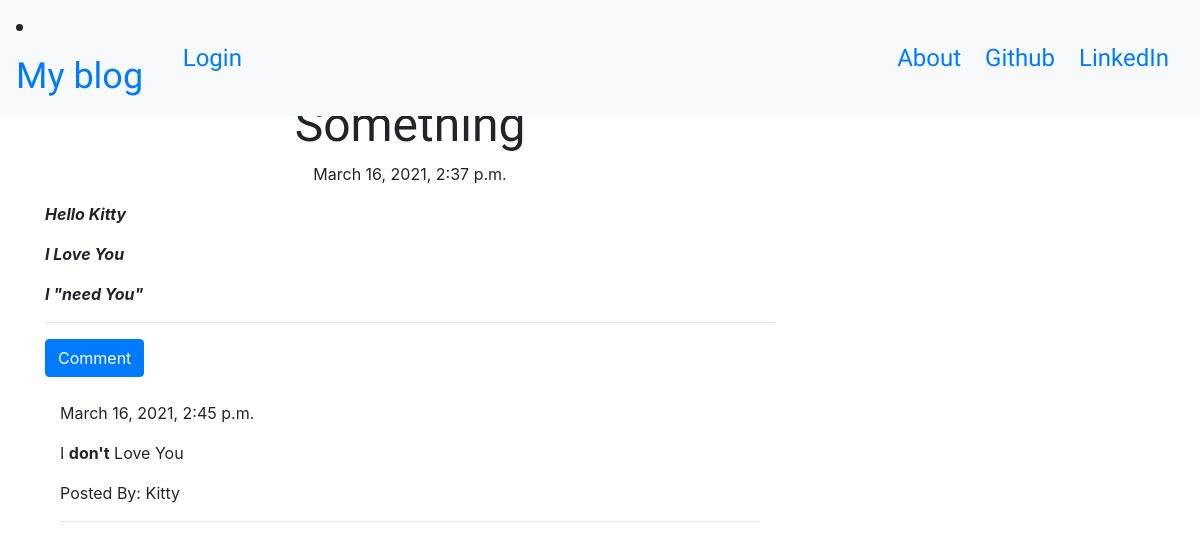
/post/1, run on an earlier commit of the app's database.
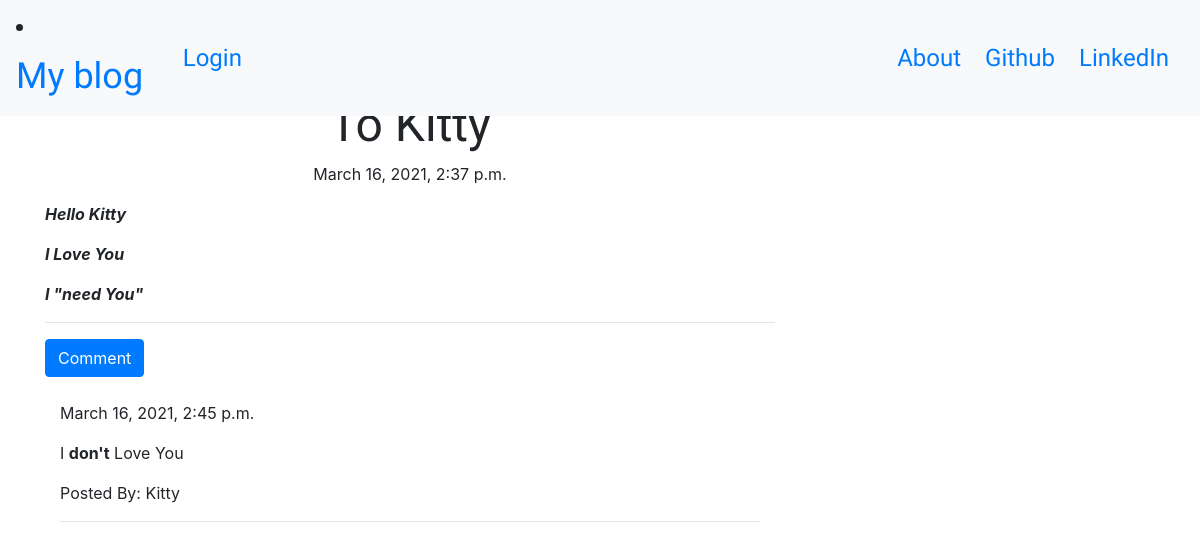
And on a later commit of the database.
### blog/models.py (models this page shows, shortened)
class Post(models.Model):
    author = models.ForeignKey('auth.User', on_delete=models.CASCADE)
    title = models.CharField(max_length=200)
    text = models.TextField()
    create_date = models.DateTimeField(default=timezone.now)
    published_date = models.DateTimeField(blank=True, null=True)

### blog/views.py (the view)
# urls.py: re_path(r'^(?P<pk>[\d]+)$', views.PostDetailView.as_view(), name='post_detail'),                # post Detail view
class PostDetailView(DetailView):
    model = models.Post

### blog/templates/blog/post_detail.html (shortened to what this page needs)
{% extends "blog/base.html" %}
{% block content %}
<br><br><br><br>
<h1 class="posttitle loader">{{ post.title }}</h1>
{% if post.published_date %}
    <div class="date postdate">
        {{ post.published_date }}
    </div>
{% else %}
    <a  class="btn btn-primary" href="{% url 'blog:post_publish' pk=post.pk %}">Publish</a>
{% endif %}
    <p class='postcontent'>{{ post.text|safe|linebreaksbr }}</p>
    <hr>
    <a class='btn btn-primary' href="{% url 'blog:post_comment' pk=post.pk %}">Comment</a>
    <div class='container'>
        {% for comment in post.comments.all %}
            <br>
            {% if user.is_authenticated or comment.approve_comment %}
                {{ comment.create_date }}
                    <p>{{ comment.text|safe|linebreaks }}</p>
                    <p>Posted By: {{ comment.author }}</p>
                    <hr>
            {% endif %}
            {% empty %}
            <p>No Comments!</p>
        {% endfor %}
    </div>
{% endblock %}

What changed in the data, as far as the page shows it:
changed Post "Hello Kitty I Love You I \"need You\"": title "Something" → "To Kitty"
